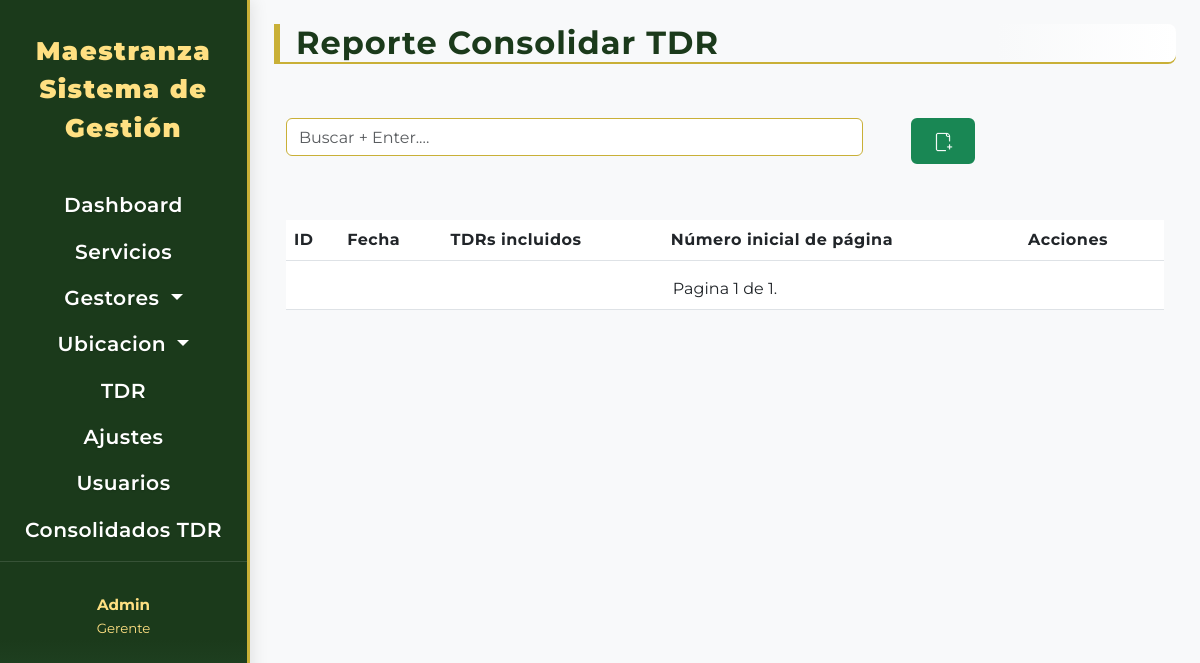
Before: /tdr/consolidados/ with the older database file.
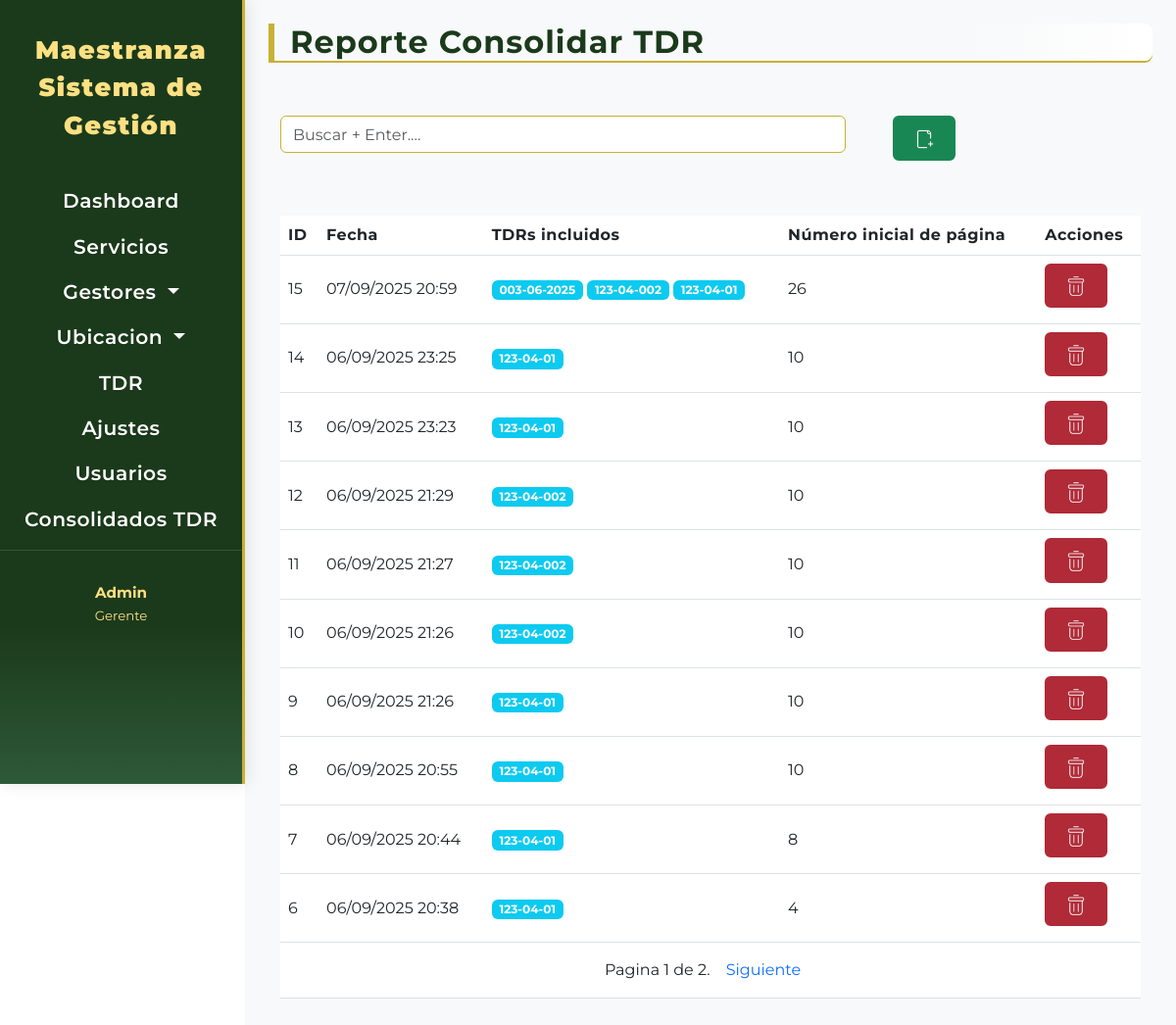
After: the same page with the newer database file.
### tdr/models.py (models this page shows, shortened)
class ConsolidadoTDR(models.Model):
    fecha = models.DateTimeField(auto_now_add=True)
    tdrs = models.ManyToManyField(Requerimiento, related_name='consolidados')
    start_page = models.PositiveIntegerField(default=1)
    def get_borrar_url(self):
        return reverse('consolidado_tdr_borrar', args=[self.id])

class Requerimiento(models.Model):
    vehiculo = models.ForeignKey(
        Vehiculo,
        on_delete=models.CASCADE,
        related_name='requerimientos',
        verbose_name="Vehículo del Requerimiento"
    )
    fecha_creacion = models.DateTimeField(
        auto_now_add=True,
        verbose_name="Fecha de Creación del TDR",
        db_index=True
    )
    informe_tecnico_nro = models.CharField(
        unique=True,
        max_length=50,
        blank=True,
        null=True,
        verbose_name="Nº Informe Técnico"
    )
    servicios_propuestos = models.ManyToManyField(
        DescripcionServicio,
        through='RequerimientoDescripcionDetalle',
        related_name='requerimientos_asociados_servicio',
        verbose_name="Servicios Propuestos en TDR"
    )
    piezas_propuestas = models.ManyToManyField(
        PiezaTDR,
        through='RequerimientoPiezaDetalle',
        related_name='en_requerimientos',
        verbose_name="Piezas Propuestas en TDR"
    )
    class Meta:
        verbose_name = "Requerimiento TDR"
        verbose_name_plural = "Requerimientos TDRs"
        ordering = ['-fecha_creacion']

### tdr/views.py (the view)
# urls.py: path('consolidados/', views.lista_consolidados, name='lista_consolidados'),
def lista_consolidados(request):
    search = request.GET.get('search', '').strip()
    consolidados = ConsolidadoTDR.objects.all().order_by('-fecha')
    if search:
        consolidados = consolidados.filter(
            tdrs__informe_tecnico_nro__icontains=search
        ).distinct()
    consolidados = paginacion(request, consolidados)
    return render(request, 'requerimiento/lista_consolidados.html', {
        'consolidados': consolidados,
        'urlindex': 'lista_consolidados',
        'urlcrear': 'consolidado_tdr_seleccion',
    })

### maestranza/utils.py (called while the page is built)
def paginacion(request,modelo):
    paginator = Paginator(modelo, 10)
    page_number = request.GET.get('page',1)
    try:
        modelo = paginator.page(page_number)
    except EmptyPage:
        modelo = paginator.page(paginator.num_pages)
    except PageNotAnInteger:
        modelo = paginator.page(1)
    return modelo

### templates/requerimiento/lista_consolidados.html (shortened to what this page needs)
{% extends "components/tablas.html" %}
{% block titabla %}Reporte Consolidar TDR {% endblock titabla %}
{% block Thead %}
<th>ID</th>
<th>Fecha</th>
<th>TDRs incluidos</th>
<th>Número inicial de página</th>
<th>Acciones</th>
{% endblock Thead %}
{% block tbody %}
{% for consolidado in consolidados %}
<tr>
    <td>{{ consolidado.id }}</td>
    <td>{{ consolidado.fecha|date:"d/m/Y H:i" }}</td>
    <td>
        {% for tdr in consolidado.tdrs.all %}
            <span class="badge bg-info">{{ tdr.informe_tecnico_nro }}</span>
        {% empty %}
            <span class="text-muted">Ninguno</span>
        {% endfor %}
    </td>
    <td>{{ consolidado.start_page }}</td>
    {% include "includes/botones.html" with modelo=consolidado modelomodal='consolidado' modelo_id=consolidado.id %}
</tr>
{% endfor %}
{% endblock tbody %}
{% block tfoot %}
<td colspan="5">{% include "includes/pagination.html" with page=consolidados %}</td>
{% endblock tfoot %}

### templates/includes/botones.html (shortened to what this page needs)
{% load static %}
<td>
    <span>
        <a class="btn btn-danger" href="{{ modelo.get_borrar_url }}"
            onclick="return confirm('¿Estás seguro de que deseas borrar este registro?');"><img
                src="{% static 'img/delete.png' %}" alt=" "></a>
    </span>
</td>

Changed rows visible on the page:
added ConsolidadoTDR: id "15", fecha "07/09/2025 20:59", start_page "26"
now on this page (row unchanged): Requerimiento: informe_tecnico_nro "003-06-2025", shown under "15"
now on this page (row unchanged): Requerimiento: informe_tecnico_nro "123-04-002"
now on this page (row unchanged): Requerimiento: informe_tecnico_nro "123-04-01"
added ConsolidadoTDR: id "14", fecha "06/09/2025 23:25", start_page "10"
added ConsolidadoTDR: id "13", fecha "06/09/2025 23:23", start_page "10"
added ConsolidadoTDR: id "12", fecha "06/09/2025 21:29", start_page "10"
added ConsolidadoTDR: id "11", fecha "06/09/2025 21:27", start_page "10"
added ConsolidadoTDR: id "10", fecha "06/09/2025 21:26", start_page "10"
added ConsolidadoTDR: id "9", fecha "06/09/2025 21:26", start_page "10"
added ConsolidadoTDR: id "8", fecha "06/09/2025 20:55", start_page "10"
added ConsolidadoTDR: id "7", fecha "06/09/2025 20:44", start_page "8"
added ConsolidadoTDR: id "6", fecha "06/09/2025 20:38", start_page "4"
Other visible differences:
{{ page.paginator.num_pages }}: "1" → "2"
text now shown: "Siguiente"
